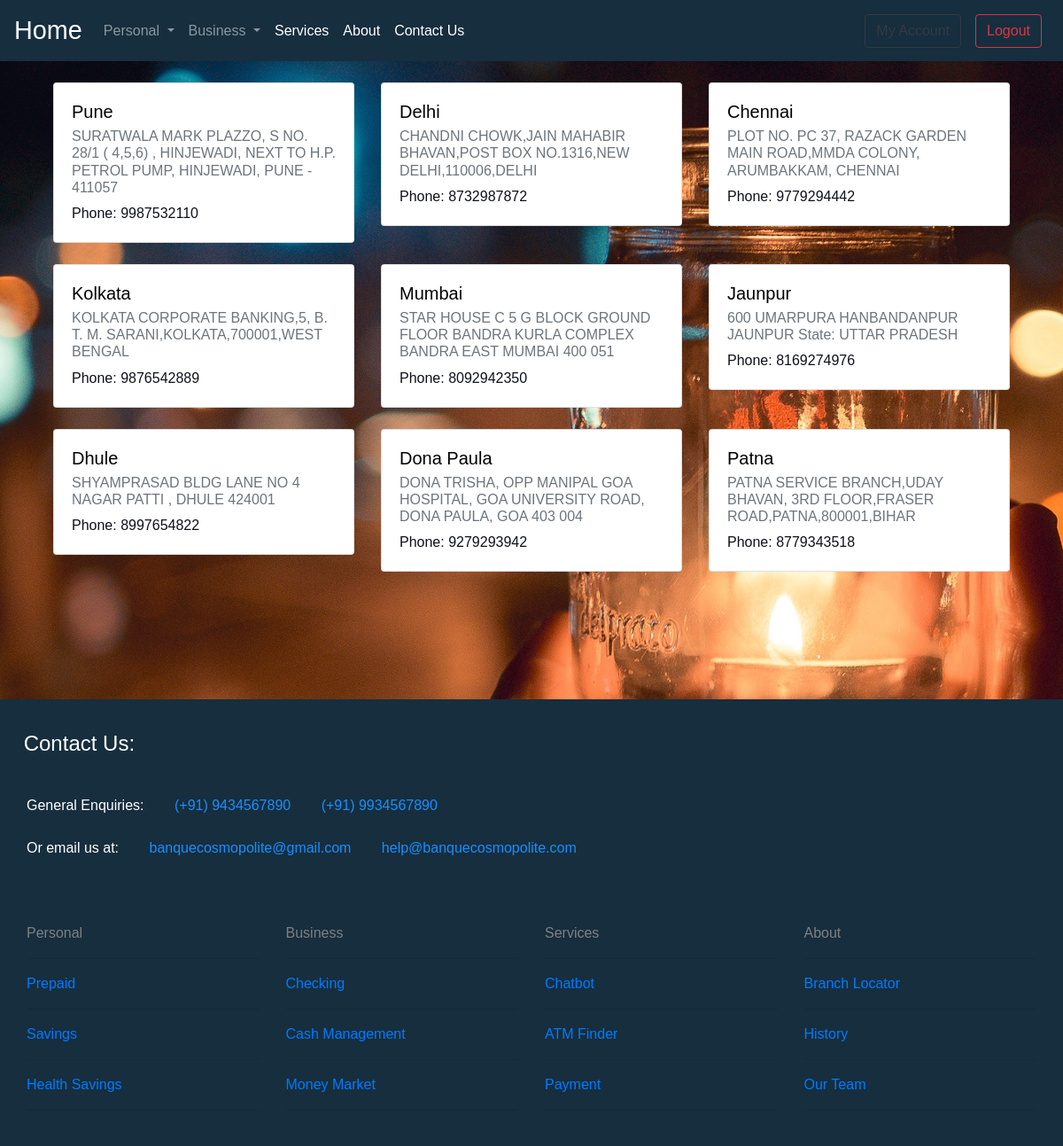
The app's page /branch/ (signed in) with its own data.
### main/models.py (models this page shows, shortened)
class Branch(models.Model):
    branch_id = models.AutoField(primary_key=True)
    br_abbr = models.CharField(max_length=3, unique=True)
    br_addr = models.TextField()
    br_city = models.CharField(max_length=50)
    latitude = models.DecimalField(max_digits=9, decimal_places=5)
    longitude = models.DecimalField(max_digits=9, decimal_places=5)
    br_email = models.EmailField()
    br_phone = models.CharField(max_length=10)
    class Meta:
        unique_together = ('latitude', 'longitude')

### main/views.py (the view)
# urls.py: path('branch/', views.branch, name='branch'),
@login_required(login_url='/login/')
def branch(request):
    branches = Branch.objects.all()
    return render(request, 'myapp/Branch.html', {'branches': branches})

### main/templates/myapp/Branch.html (shortened to what this page needs)
{% extends 'myapp/header_footer.html' %}
{% block content %}
   {% load static %}
   <link href="{% static 'stylesheets/Transaction_style.css' %}" rel='stylesheet'>
<div class="container-fluid" >
    <br>
    <div class="container" >
    <div class="container">
      <div class="row">
          {% for branch in branches %}
           <div class="col-md-4">
             <div class="card">
        <div class="card-body">
          <h5 class="card-title">{{ branch.br_city }}</h5>
          <h6 class="card-subtitle mb-2 text-muted">{{ branch.br_addr }}</h6>
          <p class="card-text">Phone: {{ branch.br_phone }}</p>
        </div>
      </div>
              <div class="col-xs"><br></div>
            </div>
            {% endfor %}
        </div>
      </div>
      </div>
      </div>
{% endblock %}

### main/static/stylesheets/Bank_style.css (style rules this page uses)
body { background: url('../img/bg.jpg') repeat; font-family: Arial; color:cornflowerblue }

### main/static/stylesheets/Transaction_style.css (style rules this page uses)
body { background: url('img/bg.jpg') no-repeat; font-family: Arial; color:cornflowerblue }

### main/templates/myapp/Branch.html (style rules this page uses)
.card-title { margin-bottom: .75rem; color: black; }
.card-text:last-child { margin-bottom: 0; color: #0f111b; }

### records on screen
Branch: br_city "Pune", br_addr "SURATWALA MARK PLAZZO, S NO. 28/1 ( 4,5,6) , HINJEWADI, NEXT TO H.P. PETROL PUMP, HINJEWADI, PUNE - 411057", br_phone "9987532110"
Branch: br_city "Delhi", br_addr "CHANDNI CHOWK,JAIN MAHABIR BHAVAN,POST BOX NO.1316,NEW DELHI,110006,DELHI", br_phone "8732987872"
Branch: br_city "Chennai", br_addr "PLOT NO. PC 37, RAZACK GARDEN MAIN ROAD,MMDA COLONY, ARUMBAKKAM, CHENNAI", br_phone "9779294442"
Branch: br_city "Kolkata", br_addr "KOLKATA CORPORATE BANKING,5, B. T. M. SARANI,KOLKATA,700001,WEST BENGAL", br_phone "9876542889"
Branch: br_city "Mumbai", br_addr "STAR HOUSE C 5 G BLOCK GROUND FLOOR BANDRA KURLA COMPLEX BANDRA EAST MUMBAI 400 051", br_phone "8092942350"
Branch: br_city "Jaunpur", br_addr "600 UMARPURA HANBANDANPUR JAUNPUR State: UTTAR PRADESH", br_phone "8169274976"
Branch: br_city "Dhule", br_addr "SHYAMPRASAD BLDG LANE NO 4 NAGAR PATTI , DHULE 424001", br_phone "8997654822"
Branch: br_city "Dona Paula", br_addr "DONA TRISHA, OPP MANIPAL GOA HOSPITAL, GOA UNIVERSITY ROAD, DONA PAULA, GOA 403 004", br_phone "9279293942"
Branch: br_city "Patna", br_addr "PATNA SERVICE BRANCH,UDAY BHAVAN, 3RD FLOOR,FRASER ROAD,PATNA,800001,BIHAR", br_phone "8779343518"
